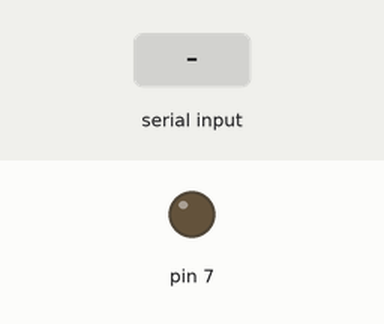
This sketch was run on a simulated Arduino Uno, built with avr-gcc and run on an emulated ATmega328P. On the bench: output pins drawn as LEDs (lit = HIGH). The test bench sets the inputs (shaded band).

Above: at 1.2 s.
1.3 s: "A" received over Serial
At 2.5 s:
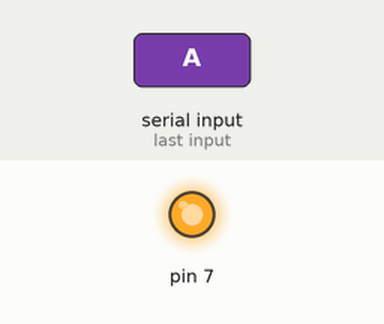
2.8 s: "B" received over Serial
At 3.8 s:
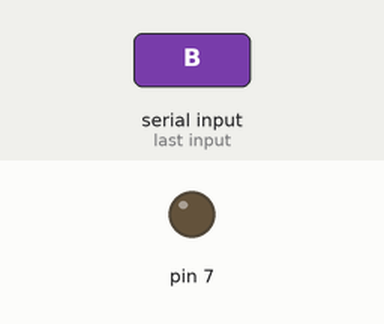
Timing chart, 0 to 5.8 s (numbered marks = the images above; inputs shaded):
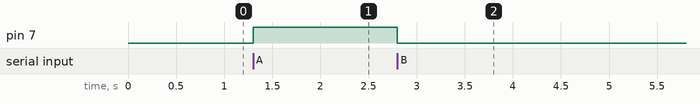

The sketch:

serialmonitor.ino
```cpp
void setup() {
  // put your setup code here, to run once:
  Serial.begin(9600);
  pinMode(7,OUTPUT);

}

void loop() {
  // put your main code here, to run repeatedly:
  int x = Serial.read();
  if(x == 'A'){
    digitalWrite(7,HIGH);
  }
  if(x == 'B'){
    digitalWrite(7,LOW);
  }
}
```

Measured:
- after the input at 1.3 s, pin 7: LOW → HIGH at once
- after the input at 2.8 s, pin 7: HIGH → LOW at once
